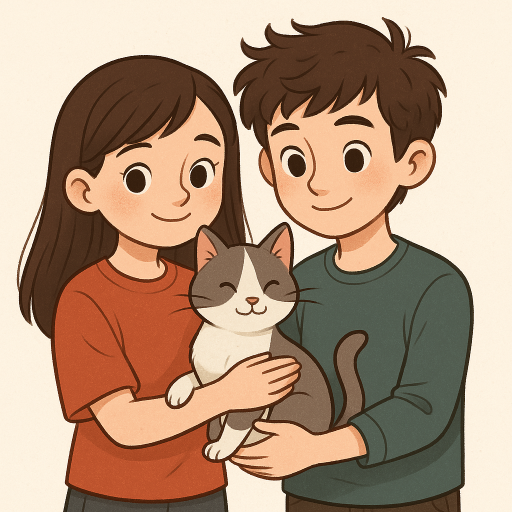
#> input picture phase2/ChatGPT Image Mar 29, 2025 at 01_22_43 PM.png, 1024 x 1024 px, found by its file name (shown at 1/2 size)
$ python rotate.py
#> lines starting #> are read from the running program, lines starting #| are printed output that depends on the picture
import cv2

image = cv2.imread("/Users/aditi/Desktop/opencv/phase2/ChatGPT Image Mar 29, 2025 at 01_22_43 PM.png")
#> image is the input picture: shape (1024, 1024, 3); mean B, G, R 125.3, 148.8, 178

if image is None:
    print("Image not found")
else:
    print("Image load successfully")
    (h, w )= image.shape[:2]
#> h = 1024; w = 1024
    center = (w//2, h//2)
#> center = (512, 512)
    M = cv2.getRotationMatrix2D(center,90,1.0)
    rotate = cv2.warpAffine(image, M, (w,h))
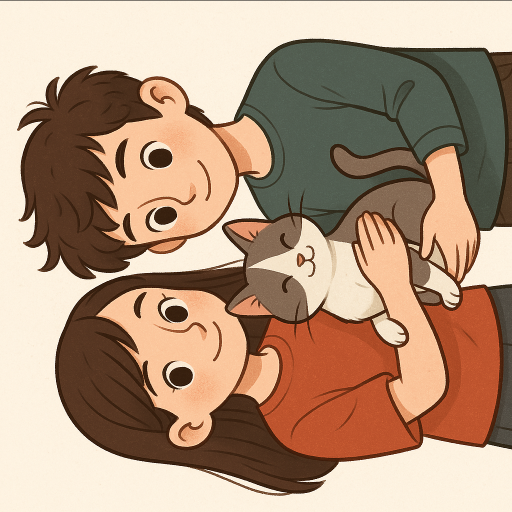
#> rotate: shape (1024, 1024, 3) (shown at 1/2 size); mean B, G, R 125.1, 148.6, 177.8
    cv2.imshow("orignal_image", image)
    cv2.imshow("resize_image", rotate)
    cv2.waitKey(0)
    cv2.destroyAllWindows()
